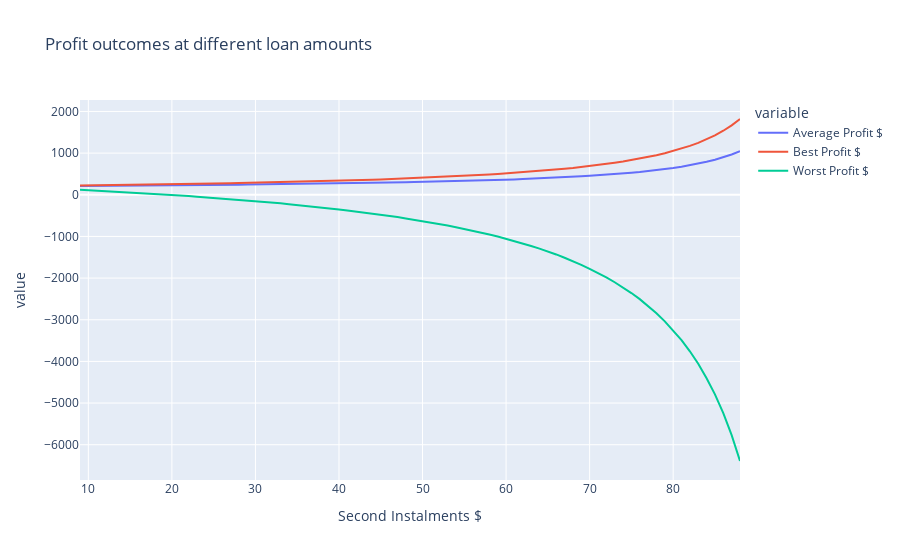
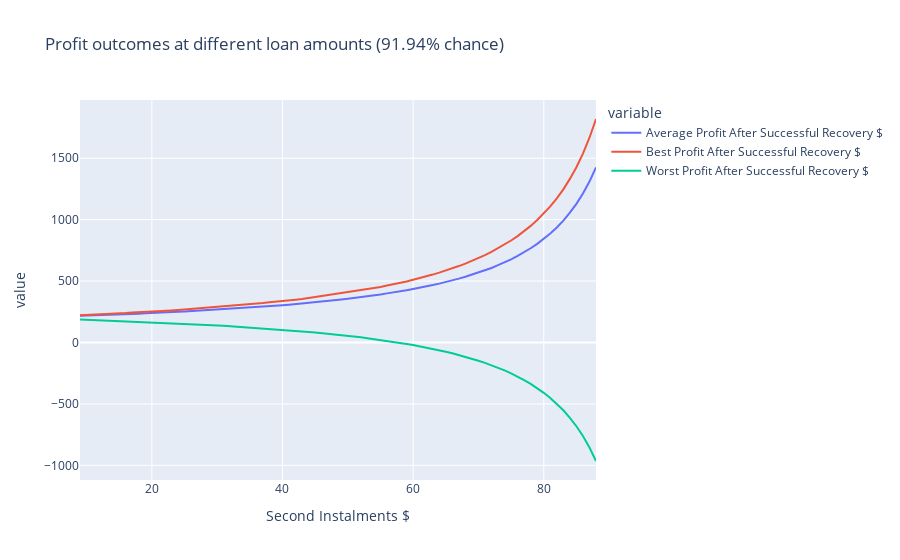

The notebook cell these images were saved under, in order:
### Markdown cell above
Profit outcome analysis

### Code cell
# a line graph for the average return with different gearing ratios and profits
possible_loan_amounts = range(int(underlying_share_price * 0.1), int(underlying_share_price * 0.9)) # 10%-90% gearing
possible_first_instalments = []
possible_num_of_warrants = []
possible_average_profits = []
possible_best_profits = []
possible_worst_profits = []

successful_recovery_possible_average_profits = []
successful_recovery_possible_best_profits = []
successful_recovery_possible_worst_profits = []

for loan in possible_loan_amounts:
    possible_first_instalments.append(round(underlying_share_price - loan, 3))

for instalment in possible_first_instalments:
    possible_num_of_warrants.append(int(investment_amount / instalment))

for i in range(len(possible_num_of_warrants)):
    loan = possible_loan_amounts[i]
    div = dps * possible_num_of_warrants[i]
    
    avg_interest = (loan * (1 + daily_interst_rate) ** full_avg_recovery_duration - loan) * possible_num_of_warrants[i]
    best_interest = (loan * (1 + daily_interst_rate) ** min(full_div_recovery_duration) - loan) * possible_num_of_warrants[i]
    worst_interest = (loan * (1 + daily_interst_rate) ** max(full_div_recovery_duration) - loan) * possible_num_of_warrants[i]
    
    successful_recovery_avg_interest = (loan * (1 + daily_interst_rate) ** avg_recovery_duration - loan) * possible_num_of_warrants[i]
    successful_recovery_best_interest = (loan * (1 + daily_interst_rate) ** min(div_recovery_duration) - loan) * possible_num_of_warrants[i]
    successful_recovery_worst_interest = (loan * (1 + daily_interst_rate) ** max(div_recovery_duration) - loan) * possible_num_of_warrants[i]
    
    
    possible_average_profits.append(round(div - avg_interest, 2))
    possible_best_profits.append(round(div - best_interest, 2))
    possible_worst_profits.append(round(div - worst_interest, 2))
    
    successful_recovery_possible_average_profits.append(round(div - successful_recovery_avg_interest, 2))
    successful_recovery_possible_best_profits.append(round(div - successful_recovery_best_interest, 2))
    successful_recovery_possible_worst_profits.append(round(div - successful_recovery_worst_interest, 2))

result_df = pd.DataFrame()
result_df["Second Instalments $"] = possible_loan_amounts
result_df["Average Profit $"] = possible_average_profits
result_df["Best Profit $"] = possible_best_profits
result_df["Worst Profit $"] = possible_worst_profits

success_result_df = pd.DataFrame()
success_result_df["Second Instalments $"] = possible_loan_amounts
success_result_df["Average Profit After Successful Recovery $"] = successful_recovery_possible_average_profits
success_result_df["Best Profit After Successful Recovery $"] = successful_recovery_possible_best_profits
success_result_df["Worst Profit After Successful Recovery $"] = successful_recovery_possible_worst_profits

print("Profit outcomes at different loan amounts based on the entire dividend history")
px.line(result_df, x = "Second Instalments $", 
        y = ["Average Profit $", "Best Profit $", "Worst Profit $"],
        title = "Profit outcomes at different loan amounts").show()

print(f"Profit outcomes at {round(success_rate * 100, 2)}% of the chance (share price recovers before the next ex-dividend date)")
px.line(success_result_df, x = "Second Instalments $", 
        y = ["Average Profit After Successful Recovery $", "Best Profit After Successful Recovery $", "Worst Profit After Successful Recovery $"],
        title = f"Profit outcomes at different loan amounts ({round(success_rate * 100, 2)}% chance)").show()

### Figure 1 — Plotly figure (JSON) as saved in the notebook; plotly's stock layout.template omitted (floating-point values rounded to 4 significant figures)
{"data": [{"hovertemplate": "variable=Average Profit $<br>Second Instalments $=%{x}<br>value=%{y}<extra></extra>", "legendgroup": "Average Profit $", "line": {"color": "#636efa", "dash": "solid"}, "marker": {"symbol": "circle"}, "mode": "lines", "name": "Average Profit $", "orientation": "v", "showlegend": true, "type": "scatter", "x": [9, 10, 11, 12, 13, 14, 15, 16, 17, 18, 19, 20, 21, 22, 23, 24, 25, 26, 27, 28, 29, 30, 31, 32, 33, 34, 35, 36, 37, 38, 39, 40, 41, 42, 43, 44, 45, 46, 47, 48, 49, 50, 51, 52, 53, 54, 55, 56, 57, 58, 59, 60, 61, 62, 63, 64, 65, 66, 67, 68, 69, 70, 71, 72, 73, 74, 75, 76, 77, 78, 79, 80, 81, 82, 83, 84, 85, 86, 87, 88], "xaxis": "x", "y": [212.2, 213.1, 213.8, 216.5, 217.3, 218, 220.6, 221.2, 223.7, 224.4, 226.8, 227.4, 229.7, 232.1, 232.6, 234.8, 237.0, 239.2, 241.3, 243.4, 245.5, 247.5, 249.5, 251.4, 253.3, 256.8, 258.6, 260.4, 263.8, 267.1, 268.7, 271.9, 275.1, 278.2, 281.2, 285.8, 288.7, 293.1, 295.8, 300.1, 304.2, 308.3, 312.4, 317.8, 321.6, 326.9, 332.0, 338.5, 343.4, 349.7, 355.9, 363.3, 369.2, 377.8, 384.9, 393.1, 401.3, 410.6, 421.1, 431.4, 442.8, 455.4, 467.6, 481, 496.7, 512.1, 529.7, 548.2, 568.9, 591.7, 616.5, 644.5, 674.4, 708.5, 746.7, 791.3, 840.9, 898.8, 966.0, 1046.0], "yaxis": "y"}, {"hovertemplate": "variable=Best Profit $<br>Second Instalments $=%{x}<br>value=%{y}<extra></extra>", "legendgroup": "Best Profit $", "line": {"color": "#EF553B", "dash": "solid"}, "marker": {"symbol": "circle"}, "mode": "lines", "name": "Best Profit $", "orientation": "v", "showlegend": true, "type": "scatter", "x": [9, 10, 11, 12, 13, 14, 15, 16, 17, 18, 19, 20, 21, 22, 23, 24, 25, 26, 27, 28, 29, 30, 31, 32, 33, 34, 35, 36, 37, 38, 39, 40, 41, 42, 43, 44, 45, 46, 47, 48, 49, 50, 51, 52, 53, 54, 55, 56, 57, 58, 59, 60, 61, 62, 63, 64, 65, 66, 67, 68, 69, 70, 71, 72, 73, 74, 75, 76, 77, 78, 79, 80, 81, 82, 83, 84, 85, 86, 87, 88], "xaxis": "x", "y": [221.8, 223.8, 225.8, 229.7, 231.7, 233.7, 237.7, 239.6, 243.6, 245.6, 249.6, 251.5, 255.5, 259.5, 261.4, 265.4, 269.4, 273.3, 277.3, 281.3, 285.2, 289.2, 293.1, 297.1, 301.1, 307.0, 311.0, 314.9, 320.9, 326.8, 330.8, 336.7, 342.7, 348.6, 354.6, 362.5, 368.4, 376.4, 382.3, 390.2, 398.2, 406.1, 414.0, 423.9, 431.9, 441.8, 451.7, 463.6, 473.5, 485.4, 497.2, 511.1, 523.0, 538.9, 552.7, 568.6, 584.4, 602.3, 622.1, 641.9, 663.7, 687.5, 711.3, 737.0, 766.8, 796.5, 830.2, 865.8, 905.5, 949.0, 996.6, 1050.0, 1108.0, 1173.0, 1246.0, 1332.0, 1427.0, 1538.0, 1666.0, 1819.0], "yaxis": "y"}, {"hovertemplate": "variable=Worst Profit $<br>Second Instalments $=%{x}<br>value=%{y}<extra></extra>", "legendgroup": "Worst Profit $", "line": {"color": "#00cc96", "dash": "solid"}, "marker": {"symbol": "circle"}, "mode": "lines", "name": "Worst Profit $", "orientation": "v", "showlegend": true, "type": "scatter", "x": [9, 10, 11, 12, 13, 14, 15, 16, 17, 18, 19, 20, 21, 22, 23, 24, 25, 26, 27, 28, 29, 30, 31, 32, 33, 34, 35, 36, 37, 38, 39, 40, 41, 42, 43, 44, 45, 46, 47, 48, 49, 50, 51, 52, 53, 54, 55, 56, 57, 58, 59, 60, 61, 62, 63, 64, 65, 66, 67, 68, 69, 70, 71, 72, 73, 74, 75, 76, 77, 78, 79, 80, 81, 82, 83, 84, 85, 86, 87, 88], "xaxis": "x", "y": [120.2, 109.8, 99.31, 89.35, 78.3, 67.06, 56.07, 44.31, 32.62, 20.35, 7.94, -4.84, -17.96, -31.49, -45.08, -59.33, -73.98, -89.04, -104.5, -120.4, -136.7, -153.3, -170.4, -187.9, -205.9, -225.7, -244.5, -263.7, -285.1, -307.2, -327.8, -351.0, -374.7, -399.1, -424.1, -452.2, -478.5, -508.1, -535.7, -566.9, -598.8, -631.6, -665.2, -702.9, -738.2, -777.8, -818.5, -863.9, -906.6, -954.4, -1003.0, -1058.0, -1109.0, -1170.0, -1229.0, -1294.0, -1360.0, -1432.0, -1511.0, -1593.0, -1681.0, -1776.0, -1875.0, -1980.0, -2100.0, -2222.0, -2359.0, -2505.0, -2667.0, -2844.0, -3038.0, -3255.0, -3491.0, -3757.0, -4056.0, -4403.0, -4791.0, -5243.0, -5768.0, -6391.0], "yaxis": "y"}], "layout": {"legend": {"title": {"text": "variable"}, "tracegroupgap": 0}, "title": {"text": "Profit outcomes at different loan amounts"}, "xaxis": {"anchor": "y", "domain": [0, 1], "title": {"text": "Second Instalments $"}}, "yaxis": {"anchor": "x", "domain": [0, 1], "title": {"text": "value"}}}}

### Figure 2 — Plotly figure (JSON) as saved in the notebook; plotly's stock layout.template omitted (floating-point values rounded to 4 significant figures)
{"data": [{"hovertemplate": "variable=Average Profit After Successful Recovery $<br>Second Instalments $=%{x}<br>value=%{y}<extra></extra>", "legendgroup": "Average Profit After Successful Recovery $", "line": {"color": "#636efa", "dash": "solid"}, "marker": {"symbol": "circle"}, "mode": "lines", "name": "Average Profit After Successful Recovery $", "orientation": "v", "showlegend": true, "type": "scatter", "x": [9, 10, 11, 12, 13, 14, 15, 16, 17, 18, 19, 20, 21, 22, 23, 24, 25, 26, 27, 28, 29, 30, 31, 32, 33, 34, 35, 36, 37, 38, 39, 40, 41, 42, 43, 44, 45, 46, 47, 48, 49, 50, 51, 52, 53, 54, 55, 56, 57, 58, 59, 60, 61, 62, 63, 64, 65, 66, 67, 68, 69, 70, 71, 72, 73, 74, 75, 76, 77, 78, 79, 80, 81, 82, 83, 84, 85, 86, 87, 88], "xaxis": "x", "y": [216.9, 218.3, 219.7, 223.0, 224.4, 225.7, 229.0, 230.3, 233.5, 234.8, 238.0, 239.2, 242.4, 245.5, 246.7, 249.8, 252.9, 256.0, 259.0, 262, 265.0, 268.0, 270.9, 273.9, 276.8, 281.5, 284.3, 287.2, 291.8, 296.4, 299.2, 303.8, 308.3, 312.8, 317.2, 323.4, 327.8, 334.0, 338.3, 344.4, 350.4, 356.3, 362.3, 369.9, 375.7, 383.3, 390.8, 399.9, 407.3, 416.3, 425.3, 435.9, 444.7, 456.9, 467.3, 479.3, 491.2, 504.7, 519.8, 534.8, 551.3, 569.3, 587.2, 606.7, 629.3, 651.7, 677.2, 704.2, 734.1, 767.1, 803.1, 843.6, 887.1, 936.5, 992.0, 1056.0, 1128.0, 1212.0, 1310.0, 1425.0], "yaxis": "y"}, {"hovertemplate": "variable=Best Profit After Successful Recovery $<br>Second Instalments $=%{x}<br>value=%{y}<extra></extra>", "legendgroup": "Best Profit After Successful Recovery $", "line": {"color": "#EF553B", "dash": "solid"}, "marker": {"symbol": "circle"}, "mode": "lines", "name": "Best Profit After Successful Recovery $", "orientation": "v", "showlegend": true, "type": "scatter", "x": [9, 10, 11, 12, 13, 14, 15, 16, 17, 18, 19, 20, 21, 22, 23, 24, 25, 26, 27, 28, 29, 30, 31, 32, 33, 34, 35, 36, 37, 38, 39, 40, 41, 42, 43, 44, 45, 46, 47, 48, 49, 50, 51, 52, 53, 54, 55, 56, 57, 58, 59, 60, 61, 62, 63, 64, 65, 66, 67, 68, 69, 70, 71, 72, 73, 74, 75, 76, 77, 78, 79, 80, 81, 82, 83, 84, 85, 86, 87, 88], "xaxis": "x", "y": [221.8, 223.8, 225.8, 229.7, 231.7, 233.7, 237.7, 239.6, 243.6, 245.6, 249.6, 251.5, 255.5, 259.5, 261.4, 265.4, 269.4, 273.3, 277.3, 281.3, 285.2, 289.2, 293.1, 297.1, 301.1, 307.0, 311.0, 314.9, 320.9, 326.8, 330.8, 336.7, 342.7, 348.6, 354.6, 362.5, 368.4, 376.4, 382.3, 390.2, 398.2, 406.1, 414.0, 423.9, 431.9, 441.8, 451.7, 463.6, 473.5, 485.4, 497.2, 511.1, 523.0, 538.9, 552.7, 568.6, 584.4, 602.3, 622.1, 641.9, 663.7, 687.5, 711.3, 737.0, 766.8, 796.5, 830.2, 865.8, 905.5, 949.0, 996.6, 1050.0, 1108.0, 1173.0, 1246.0, 1332.0, 1427.0, 1538.0, 1666.0, 1819.0], "yaxis": "y"}, {"hovertemplate": "variable=Worst Profit After Successful Recovery $<br>Second Instalments $=%{x}<br>value=%{y}<extra></extra>", "legendgroup": "Worst Profit After Successful Recovery $", "line": {"color": "#00cc96", "dash": "solid"}, "marker": {"symbol": "circle"}, "mode": "lines", "name": "Worst Profit After Successful Recovery $", "orientation": "v", "showlegend": true, "type": "scatter", "x": [9, 10, 11, 12, 13, 14, 15, 16, 17, 18, 19, 20, 21, 22, 23, 24, 25, 26, 27, 28, 29, 30, 31, 32, 33, 34, 35, 36, 37, 38, 39, 40, 41, 42, 43, 44, 45, 46, 47, 48, 49, 50, 51, 52, 53, 54, 55, 56, 57, 58, 59, 60, 61, 62, 63, 64, 65, 66, 67, 68, 69, 70, 71, 72, 73, 74, 75, 76, 77, 78, 79, 80, 81, 82, 83, 84, 85, 86, 87, 88], "xaxis": "x", "y": [187.4, 185.2, 182.9, 182.1, 179.7, 177.2, 176.1, 173.4, 172.1, 169.2, 167.6, 164.6, 162.8, 160.8, 157.5, 155.3, 153.0, 150.5, 147.8, 145.1, 142.2, 139.2, 136.0, 132.7, 129.2, 126.4, 122.7, 118.8, 115.4, 111.9, 107.5, 103.6, 99.45, 95.12, 90.58, 86.3, 81.31, 76.51, 71.07, 65.75, 60.16, 54.29, 48.14, 41.91, 35.17, 28.28, 21.05, 13.53, 5.56, -2.76, -11.5, -20.73, -30.33, -40.65, -51.35, -62.74, -74.69, -87.48, -101.2, -115.7, -131.2, -147.9, -165.4, -184.3, -205.2, -227.0, -251.2, -277.1, -305.6, -336.9, -371.2, -409.6, -451.4, -498.6, -551.5, -612.6, -681.3, -761.3, -854.2, -964.4], "yaxis": "y"}], "layout": {"legend": {"title": {"text": "variable"}, "tracegroupgap": 0}, "title": {"text": "Profit outcomes at different loan amounts (91.94% chance)"}, "xaxis": {"anchor": "y", "domain": [0, 1], "title": {"text": "Second Instalments $"}}, "yaxis": {"anchor": "x", "domain": [0, 1], "title": {"text": "value"}}}}
